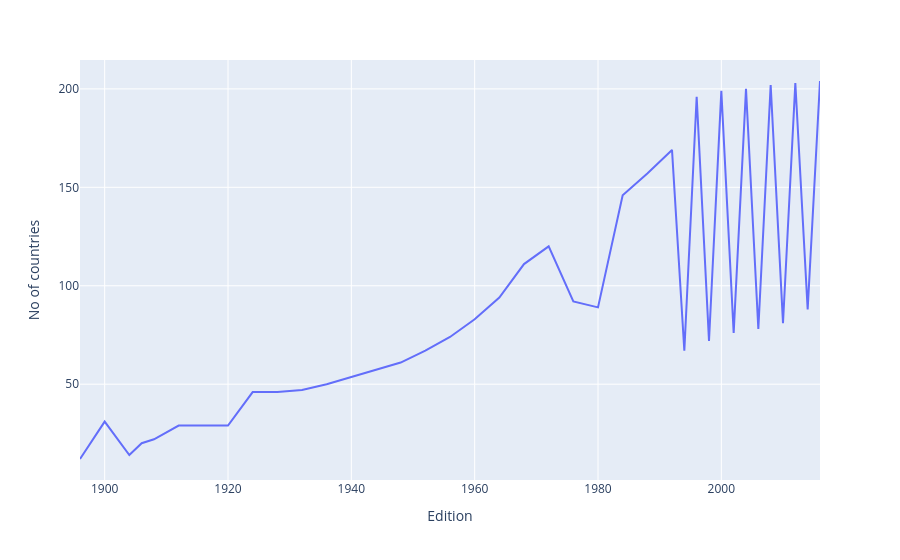

Write notebook code for a chart like this one.
### Code cell
fig = px.line(nations_over_time,x="Edition" , y="No of countries")
fig.show()

### Figure 1 — Plotly figure (JSON) as saved in the notebook; plotly's stock layout.template omitted (floating-point values rounded to 4 significant figures)
{"data": [{"hovertemplate": "Edition=%{x}<br>No of countries=%{y}<extra></extra>", "legendgroup": "", "line": {"color": "#636efa", "dash": "solid"}, "marker": {"symbol": "circle"}, "mode": "lines", "name": "", "orientation": "v", "showlegend": false, "type": "scatter", "x": [1896, 1900, 1904, 1906, 1908, 1912, 1920, 1924, 1928, 1932, 1936, 1948, 1952, 1956, 1960, 1964, 1968, 1972, 1976, 1980, 1984, 1988, 1992, 1994, 1996, 1998, 2000, 2002, 2004, 2006, 2008, 2010, 2012, 2014, 2016], "xaxis": "x", "y": [12, 31, 14, 20, 22, 29, 29, 46, 46, 47, 50, 61, 67, 74, 83, 94, 111, 120, 92, 89, 146, 157, 169, 67, 196, 72, 199, 76, 200, 78, 202, 81, 203, 88, 204], "yaxis": "y"}], "layout": {"legend": {"tracegroupgap": 0}, "margin": {"t": 60}, "xaxis": {"anchor": "y", "domain": [0, 1], "title": {"text": "Edition"}}, "yaxis": {"anchor": "x", "domain": [0, 1], "title": {"text": "No of countries"}}}}
